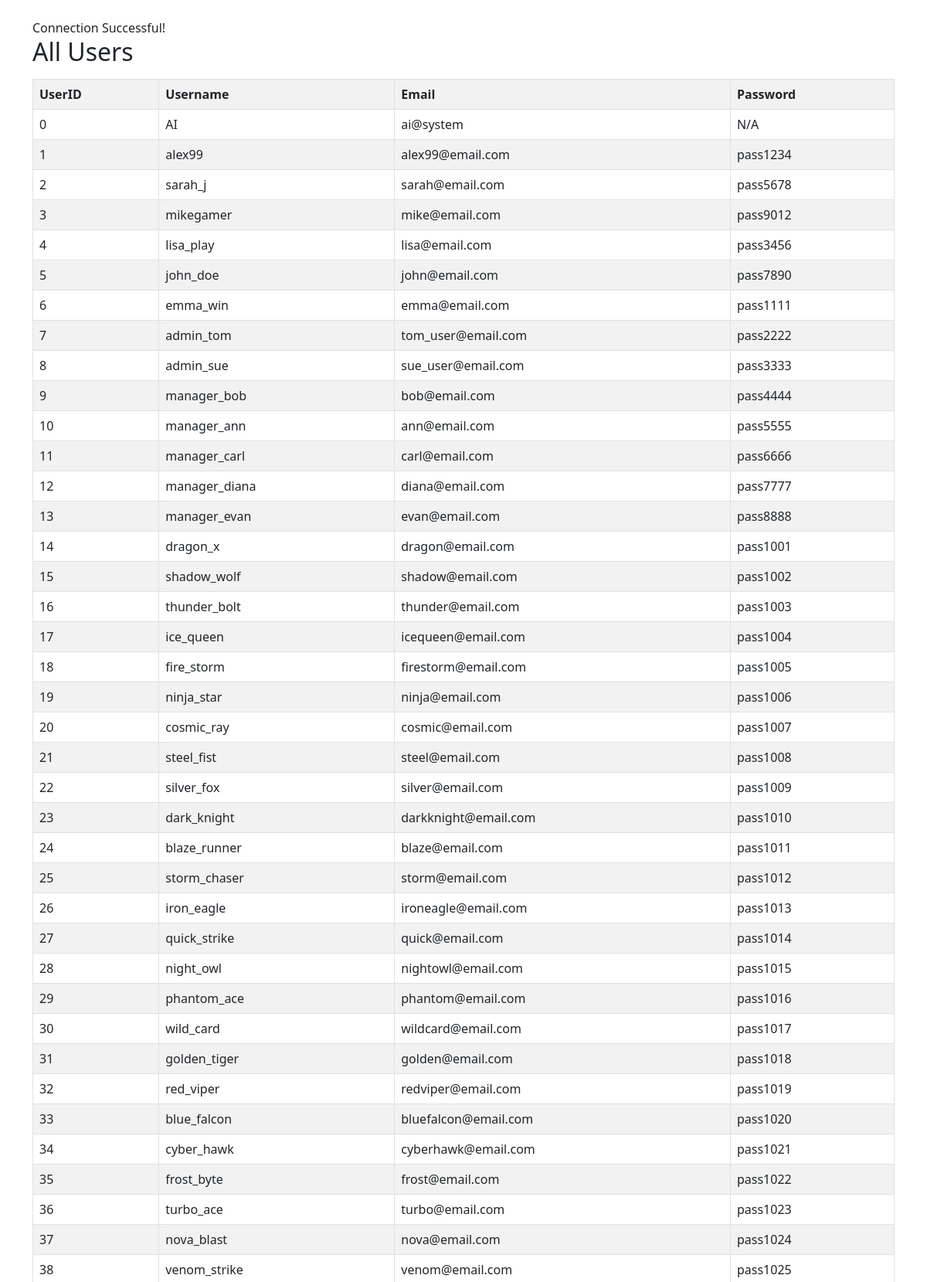
Page /CPSC2221_final/queries/display_users.php (upper part) on the committed database.
### tables this page shows
CREATE TABLE GameUser (
    UserID INT PRIMARY KEY,
    Username VARCHAR(40) UNIQUE NOT NULL,
    Email VARCHAR(50) UNIQUE NOT NULL,
    Password VARCHAR(40) NOT NULL
);

### CPSC2221_final/queries/display_users.php (the view, shortened to what this page needs)
<?php
$servername = "localhost";
$username   = "root";
$password   = "";
$database   = "tictactoe";
$conn = new mysqli($servername, $username, $password, $database);
if ($conn->connect_error) {
	die("Connection failed: " . $conn->connect_error);
} else {
	echo "<link rel='stylesheet' href='https://cdn.jsdelivr.net/npm/bootstrap@5.3.0/dist/css/bootstrap.min.css'>";
	echo "<div class='container mt-4'>";
	echo "Connection Successful! <br>";
}
$query = "SELECT UserID, Username, Email, Password FROM GameUser";
$result = $conn->query($query);
echo "<h2>All Users</h2>";
if ($result->num_rows > 0) {
	echo "<table class='table table-bordered table-striped mt-3'>";
	echo "<tr><th>UserID</th><th>Username</th><th>Email</th><th>Password</th></tr>";
	while ($row = $result->fetch_assoc()) {
		echo "<tr>
			<td>" . $row["UserID"] . "</td>
			<td>" . $row["Username"] . "</td>
			<td>" . $row["Email"] . "</td>
			<td>" . $row["Password"] . "</td>
		</tr>";
	}
	echo "</table>";
} else {
	echo "No users found.";
}
echo "</div><br><a class='btn btn-secondary' href='../index.php'>Main Menu</a>";
?>

### rows in the picture
gameuser: UserID "0", Username "AI", Email "ai@system", Password "N/A"
gameuser: UserID "1", Username "alex99", Email "alex99@email.com", Password "pass1234"
gameuser: UserID "2", Username "sarah_j", Email "sarah@email.com", Password "pass5678"
gameuser: UserID "3", Username "mikegamer", Email "mike@email.com", Password "pass9012"
gameuser: UserID "4", Username "lisa_play", Email "lisa@email.com", Password "pass3456"
gameuser: UserID "5", Username "john_doe", Email "john@email.com", Password "pass7890"
gameuser: UserID "6", Username "emma_win", Email "emma@email.com", Password "pass1111"
gameuser: UserID "7", Username "admin_tom", Email "tom_user@email.com", Password "pass2222"
gameuser: UserID "8", Username "admin_sue", Email "sue_user@email.com", Password "pass3333"
gameuser: UserID "9", Username "manager_bob", Email "bob@email.com", Password "pass4444"
gameuser: UserID "10", Username "manager_ann", Email "ann@email.com", Password "pass5555"
gameuser: UserID "11", Username "manager_carl", Email "carl@email.com", Password "pass6666"
gameuser: UserID "12", Username "manager_diana", Email "diana@email.com", Password "pass7777"
gameuser: UserID "13", Username "manager_evan", Email "evan@email.com", Password "pass8888"
gameuser: UserID "14", Username "dragon_x", Email "dragon@email.com", Password "pass1001"
gameuser: UserID "15", Username "shadow_wolf", Email "shadow@email.com", Password "pass1002"
gameuser: UserID "16", Username "thunder_bolt", Email "thunder@email.com", Password "pass1003"
gameuser: UserID "17", Username "ice_queen", Email "icequeen@email.com", Password "pass1004"
gameuser: UserID "18", Username "fire_storm", Email "firestorm@email.com", Password "pass1005"
gameuser: UserID "19", Username "ninja_star", Email "ninja@email.com", Password "pass1006"
gameuser: UserID "20", Username "cosmic_ray", Email "cosmic@email.com", Password "pass1007"
gameuser: UserID "21", Username "steel_fist", Email "steel@email.com", Password "pass1008"
gameuser: UserID "22", Username "silver_fox", Email "silver@email.com", Password "pass1009"
gameuser: UserID "23", Username "dark_knight", Email "darkknight@email.com", Password "pass1010"
gameuser: UserID "24", Username "blaze_runner", Email "blaze@email.com", Password "pass1011"
gameuser: UserID "25", Username "storm_chaser", Email "storm@email.com", Password "pass1012"
gameuser: UserID "26", Username "iron_eagle", Email "ironeagle@email.com", Password "pass1013"
gameuser: UserID "27", Username "quick_strike", Email "quick@email.com", Password "pass1014"
gameuser: UserID "28", Username "night_owl", Email "nightowl@email.com", Password "pass1015"
gameuser: UserID "29", Username "phantom_ace", Email "phantom@email.com", Password "pass1016"
gameuser: UserID "30", Username "wild_card", Email "wildcard@email.com", Password "pass1017"
gameuser: UserID "31", Username "golden_tiger", Email "golden@email.com", Password "pass1018"
gameuser: UserID "32", Username "red_viper", Email "redviper@email.com", Password "pass1019"
gameuser: UserID "33", Username "blue_falcon", Email "bluefalcon@email.com", Password "pass1020"
gameuser: UserID "34", Username "cyber_hawk", Email "cyberhawk@email.com", Password "pass1021"
gameuser: UserID "35", Username "frost_byte", Email "frost@email.com", Password "pass1022"
gameuser: UserID "36", Username "turbo_ace", Email "turbo@email.com", Password "pass1023"
gameuser: UserID "37", Username "nova_blast", Email "nova@email.com", Password "pass1024"
gameuser: UserID "38", Username "venom_strike", Email "venom@email.com", Password "pass1025"
